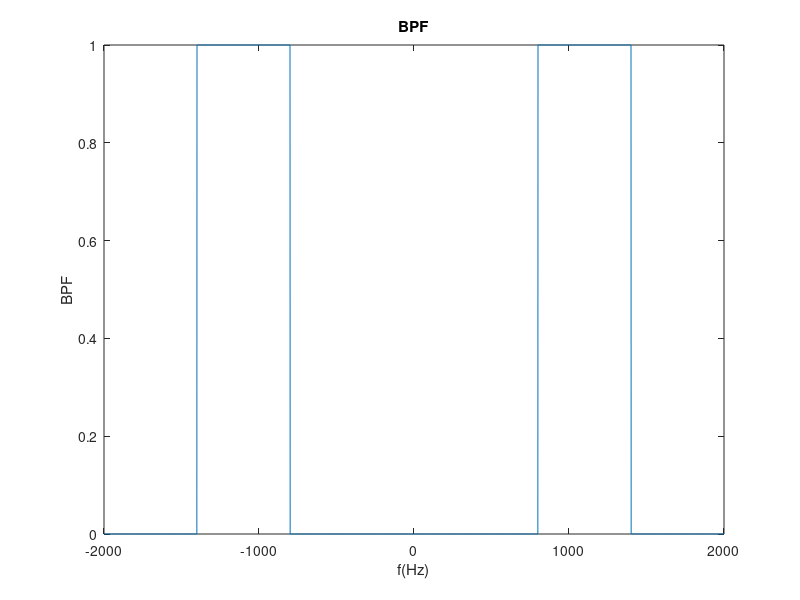

MATLAB code for this plot:
f = 4000;             % defining frequency
t = 0:(1/f):1-(1/f);  % defining time scale

% message signal m(t): 
mt = (5*cos(2*pi*100*t)) + (10*cos(2*pi*200*t));
xt = mt + 2*cos(2*pi*1000*t);  % x(t) function
zt = (60*xt) + (xt.^2);        % z(t) function
freq = -f/2:(f/length(zt)):f/2-(f/length(zt));

BW = 400;    % Bandwidth
fc = 1000;   % c enter frequency
Gain = 1;    % Gain
filter_freq = abs(freq);
BGF_down = (filter_freq >= fc-(BW/2)); % Defining lower limit
BGF_up = (filter_freq <= fc+(BW));     % Defining upper limit
BGF = (BGF_down & BGF_up) * 1;   % Combine each of them and multiply Gain=1

% Plot Band Pass Filter
plot(freq, BGF);
title('BPF');
xlabel('f(Hz)');
ylabel('BPF');
